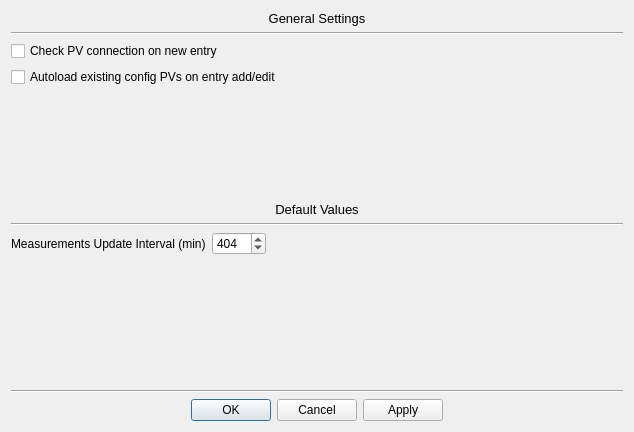
<?xml version="1.0" encoding="UTF-8"?>
<ui version="4.0">
 <class>GeneralSettings</class>
 <widget class="QDialog" name="GeneralSettings">
  <property name="geometry">
   <rect>
    <x>0</x>
    <y>0</y>
    <width>634</width>
    <height>432</height>
   </rect>
  </property>
  <property name="font">
   <font>
    <pointsize>9</pointsize>
    <weight>50</weight>
    <bold>false</bold>
    <underline>false</underline>
   </font>
  </property>
  <property name="windowTitle">
   <string>General Settings</string>
  </property>
  <layout class="QVBoxLayout" name="verticalLayout">
   <item>
    <widget class="QLabel" name="label">
     <property name="font">
      <font>
       <pointsize>10</pointsize>
      </font>
     </property>
     <property name="text">
      <string>General Settings</string>
     </property>
     <property name="alignment">
      <set>Qt::AlignCenter</set>
     </property>
    </widget>
   </item>
   <item>
    <widget class="Line" name="line">
     <property name="orientation">
      <enum>Qt::Horizontal</enum>
     </property>
    </widget>
   </item>
   <item>
    <layout class="QGridLayout" name="gridLayout">
     <item row="0" column="0">
      <widget class="QCheckBox" name="check_pv_on_new_entry_cb">
       <property name="toolTip">
        <string>Upon pressing the button to add/edit a configuration, the connection of PVs will be tested automatically. If disabled, this can be done manually through the &quot;Check PVs&quot; button, although a warning will not be shown on add/edit if one or more tests failed.</string>
       </property>
       <property name="whatsThis">
        <string>Upon pressing the button to add/edit a configuration, the connection of PVs will be tested automatically. If disabled, this can be done manually through the &quot;Check PVs&quot; button, although a warning will not be shown on add/edit if one or more tests failed.</string>
       </property>
       <property name="text">
        <string>Check PV connection on new entry</string>
       </property>
      </widget>
     </item>
     <item row="1" column="0">
      <widget class="QCheckBox" name="auto_load_existing_config_cb">
       <property name="toolTip">
        <string>When adding or editing a configuration entry, upon selecting an object, the measurement PV names will be automatically loaded and displayed. If disabled, this can be manually done by pressing the &quot;Load&quot; button when available.</string>
       </property>
       <property name="whatsThis">
        <string>When adding or editing a configuration entry, upon selecting an object, the measurement PV names will be automatically loaded and displayed. If disabled, this can be manually done by pressing the &quot;Load&quot; button when available.</string>
       </property>
       <property name="text">
        <string>Autoload existing config PVs on entry add/edit</string>
       </property>
      </widget>
     </item>
    </layout>
   </item>
   <item>
    <spacer name="verticalSpacer">
     <property name="orientation">
      <enum>Qt::Vertical</enum>
     </property>
     <property name="sizeHint" stdset="0">
      <size>
       <width>20</width>
       <height>143</height>
      </size>
     </property>
    </spacer>
   </item>
   <item>
    <widget class="QLabel" name="label_2">
     <property name="font">
      <font>
       <pointsize>10</pointsize>
      </font>
     </property>
     <property name="text">
      <string>Default Values</string>
     </property>
     <property name="alignment">
      <set>Qt::AlignCenter</set>
     </property>
    </widget>
   </item>
   <item>
    <widget class="Line" name="line_2">
     <property name="orientation">
      <enum>Qt::Horizontal</enum>
     </property>
    </widget>
   </item>
   <item>
    <layout class="QGridLayout" name="gridLayout_2">
     <item row="0" column="1">
      <widget class="QSpinBox" name="default_meas_update_interval_sb">
       <property name="toolTip">
        <string>Default value for how often the measurement values will be updated.</string>
       </property>
       <property name="whatsThis">
        <string>Default value for how often the measurement values will be updated.Default value for how often the measurement values will be updated.</string>
       </property>
       <property name="minimum">
        <number>1</number>
       </property>
       <property name="maximum">
        <number>9999</number>
       </property>
       <property name="value">
        <number>404</number>
       </property>
      </widget>
     </item>
     <item row="0" column="0">
      <widget class="QLabel" name="measUpdateIntervalLabel">
       <property name="text">
        <string>Measurements Update Interval (min)</string>
       </property>
      </widget>
     </item>
     <item row="0" column="2">
      <spacer name="horizontalSpacer">
       <property name="orientation">
        <enum>Qt::Horizontal</enum>
       </property>
       <property name="sizeHint" stdset="0">
        <size>
         <width>40</width>
         <height>20</height>
        </size>
       </property>
      </spacer>
     </item>
    </layout>
   </item>
   <item>
    <spacer name="verticalSpacer_2">
     <property name="orientation">
      <enum>Qt::Vertical</enum>
     </property>
     <property name="sizeHint" stdset="0">
      <size>
       <width>20</width>
       <height>143</height>
      </size>
     </property>
    </spacer>
   </item>
   <item>
    <widget class="QLabel" name="message_lbl">
     <property name="font">
      <font>
       <pointsize>9</pointsize>
       <weight>75</weight>
       <bold>true</bold>
      </font>
     </property>
     <property name="styleSheet">
      <string notr="true">color: green;</string>
     </property>
     <property name="text">
      <string/>
     </property>
     <property name="alignment">
      <set>Qt::AlignCenter</set>
     </property>
    </widget>
   </item>
   <item>
    <widget class="Line" name="line_3">
     <property name="orientation">
      <enum>Qt::Horizontal</enum>
     </property>
    </widget>
   </item>
   <item>
    <widget class="QDialogButtonBox" name="button_box">
     <property name="standardButtons">
      <set>QDialogButtonBox::Apply|QDialogButtonBox::Cancel|QDialogButtonBox::Ok</set>
     </property>
     <property name="centerButtons">
      <bool>true</bool>
     </property>
    </widget>
   </item>
  </layout>
 </widget>
 <resources/>
 <connections/>
</ui>
